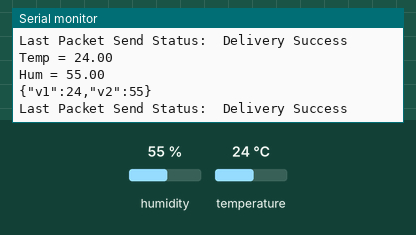
A sketch run on a simulated ESP32. On the bench: the last lines printed to the serial monitor. The test bench sets the inputs (shaded band); at power-on: humidity 55 %, temperature 24 °C.

Above: at 4.8 s.
4.9 s: humidity set to 22 %
At 9.1 s:
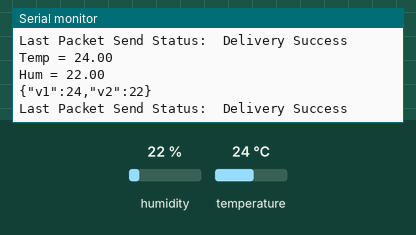
9.9 s: temperature set to 12 °C
At 13.0 s:
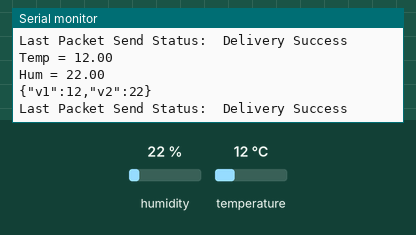
14.9 s: humidity set to 40 %
At 16.9 s:
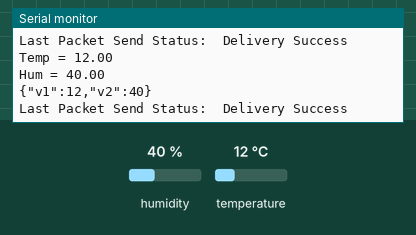
Timing chart, 0 to 18.4 s (numbered marks = the images above; inputs shaded):
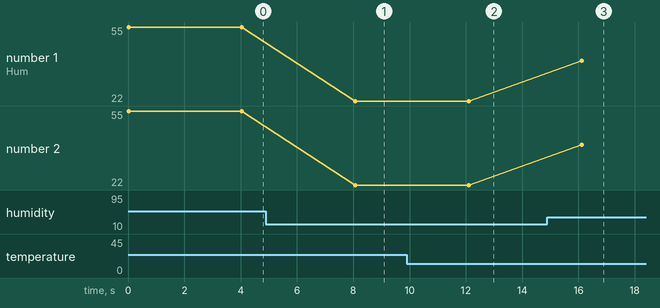

Measured:
- after the input at 4.9 s, the serial monitor: prints a new line after 3.2 s (image 1)
- after the input at 9.9 s, the serial monitor: prints a new line after 2.2 s (image 2)
- after the input at 14.9 s, the serial monitor: prints a new line after 1.2 s (image 3)
- plotted number 1: 55 → 22 after the input at 4.9 s, 22 → 40 after the input at 14.9 s
- plotted number 2: 55 → 22 after the input at 4.9 s, 22 → 40 after the input at 14.9 s

The sketch:

End-Node_ESP_1.ino
```cpp
/*
Code for END NODE ESP1
This ESP will SEND Temprature to Coordinator ESP using ESP-NOW
Also it will RECIEVE data from Coordinator ESP using ESP-NOW

*  Developed by  Jay Joshi
*  github.com/JayJoshi16

*/
#include <esp_now.h>
#include <WiFi.h>
uint8_t broadcastAddress[] = {0xFF, 0xFF, 0xFF, 0xFF, 0xFF, 0xFF}; //Coordinator ESP MAC address

#include <DHT.h>
#define DHT11PIN 15                  // DHT11 on GPIO 5
DHT dht(DHT11PIN, DHT11);

#include <ArduinoJson.h>
String recv_jsondata;
String send_jsondata;
StaticJsonDocument<256> doc_to_espnow;
StaticJsonDocument<256> doc_from_espnow;

void OnDataSent(const uint8_t *mac_addr, esp_now_send_status_t status) {
  Serial.print("\r\nLast Packet Send Status:\t");
  Serial.println(status == ESP_NOW_SEND_SUCCESS ? "Delivery Success" : "Delivery Fail");
}


void setup() {

  dht.begin();
  Serial.begin(115200);

  WiFi.mode(WIFI_STA);
  if (esp_now_init() != ESP_OK) {
    Serial.println("Error initializing ESP-NOW");
    return;
  }
  esp_now_register_send_cb(OnDataSent);

 esp_now_peer_info_t peerInfo;
  memset(&peerInfo, 0, sizeof(peerInfo));
  for (int ii = 0; ii < 6; ++ii )
  {
    peerInfo.peer_addr[ii] = (uint8_t) broadcastAddress[ii];
  }
  peerInfo.channel = 0;
  peerInfo.encrypt = false;

  // Add peer
  if (esp_now_add_peer(&peerInfo) != ESP_OK) {
    Serial.println("Failed to add peer");
    return;
  }
}

void loop() {
                                                  // Sending Tempreature Every 4 Seconds
  float temp = dht.readTemperature();
  float hum = dht.readHumidity();
  doc_to_espnow["v1"] = temp;                       // Creating JSON data. Here { v1 : 28.55 }
  doc_to_espnow["v2"] = hum;                       // Creating JSON data. Here { v2 : 34.35 }
  serializeJson(doc_to_espnow, send_jsondata);
  esp_now_send(broadcastAddress, (uint8_t *) send_jsondata.c_str(), send_jsondata.length());

      Serial.print("Temp = ");
      Serial.println(temp);
      Serial.print("Hum = ");
      Serial.println(hum);
                                                    // Sending it to Coordinater ESP
  Serial.println(send_jsondata);
  send_jsondata = "";
  delay(4000);
}
```
